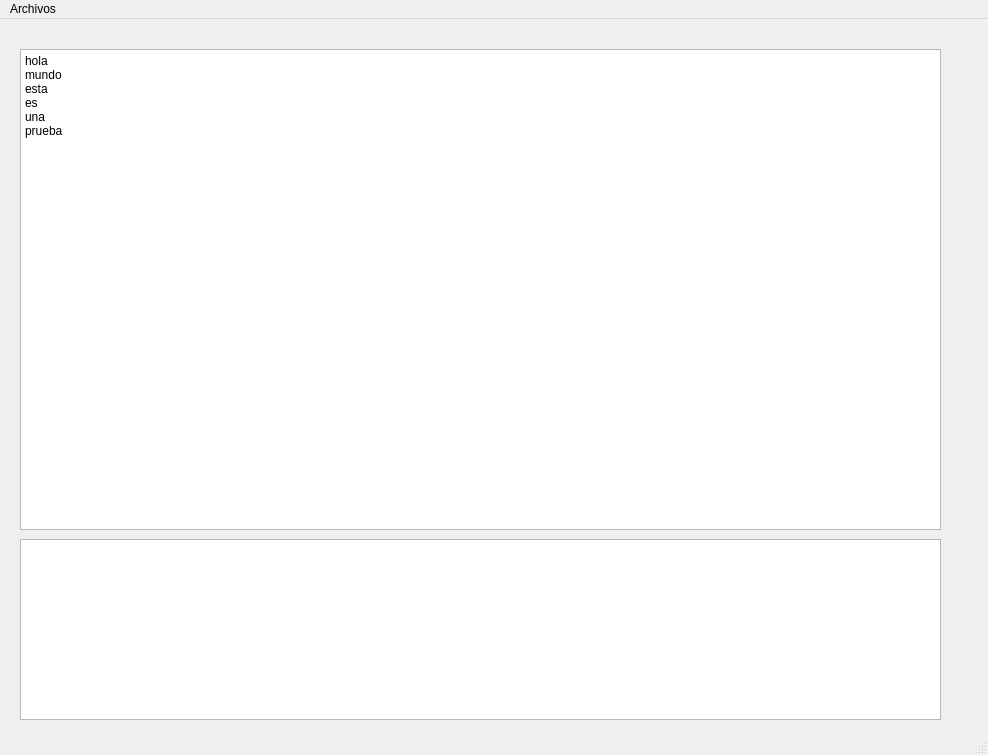
<?xml version="1.0" encoding="UTF-8"?>
<ui version="4.0">
 <class>MainWindow</class>
 <widget class="QMainWindow" name="MainWindow">
  <property name="geometry">
   <rect>
    <x>0</x>
    <y>0</y>
    <width>988</width>
    <height>755</height>
   </rect>
  </property>
  <property name="minimumSize">
   <size>
    <width>988</width>
    <height>755</height>
   </size>
  </property>
  <property name="windowTitle">
   <string>MainWindow</string>
  </property>
  <property name="documentMode">
   <bool>false</bool>
  </property>
  <widget class="QWidget" name="centralwidget">
   <widget class="QPlainTextEdit" name="plainTextEdit">
    <property name="geometry">
     <rect>
      <x>20</x>
      <y>30</y>
      <width>921</width>
      <height>481</height>
     </rect>
    </property>
    <property name="lineWidth">
     <number>3</number>
    </property>
    <property name="plainText">
     <string>hola
mundo
esta
es
una
prueba</string>
    </property>
   </widget>
   <widget class="QTextEdit" name="textEdit">
    <property name="geometry">
     <rect>
      <x>20</x>
      <y>520</y>
      <width>921</width>
      <height>181</height>
     </rect>
    </property>
   </widget>
   <widget class="QWidget" name="verticalLayoutWidget">
    <property name="geometry">
     <rect>
      <x>290</x>
      <y>130</y>
      <width>160</width>
      <height>80</height>
     </rect>
    </property>
    <layout class="QVBoxLayout" name="verticalLayout"/>
   </widget>
  </widget>
  <widget class="QStatusBar" name="statusbar"/>
  <widget class="QMenuBar" name="menubar">
   <property name="geometry">
    <rect>
     <x>0</x>
     <y>0</y>
     <width>988</width>
     <height>21</height>
    </rect>
   </property>
   <widget class="QMenu" name="menuArchivos">
    <property name="title">
     <string>Archivos</string>
    </property>
    <addaction name="actionGuardar"/>
    <addaction name="actionGuardar_como"/>
    <addaction name="actionGuardar_como_2"/>
   </widget>
   <addaction name="menuArchivos"/>
  </widget>
  <action name="actionGuardar">
   <property name="text">
    <string>Abrir</string>
   </property>
  </action>
  <action name="actionGuardar_como">
   <property name="text">
    <string>Guardar</string>
   </property>
  </action>
  <action name="actionGuardar_como_2">
   <property name="text">
    <string>Guardar como...</string>
   </property>
  </action>
 </widget>
 <resources/>
 <connections/>
</ui>
